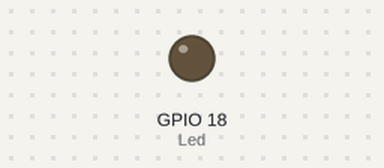
Bench run of a program on a simulated Raspberry Pi (BCM pin numbers). Parts: output pins drawn as LEDs (lit = HIGH). Dashed ring = blinking. At 5.6 s the program stops and its outputs stay as they are.

Above: at 1.2 s.
At 2.6 s:
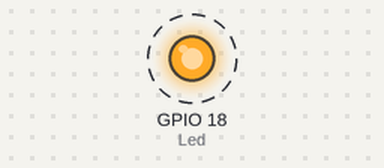
Timing chart, 0 to 3.0 s (numbered marks = the images above):
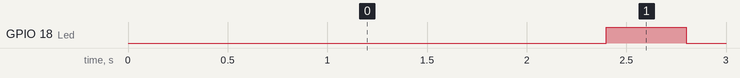

The program:

MorseSos1.py
```python
import RPi.GPIO as IoPort
import time

Led = 18

IoPort.setmode(IoPort.BCM)
IoPort.setup(Led, IoPort.OUT)

# s
IoPort.output(Led, False)
time.sleep(2.4)
IoPort.output(Led, True)
time.sleep(0.4)
IoPort.output(Led, False)
time.sleep(0.4)
IoPort.output(Led, True)
time.sleep(0.4)
IoPort.output(Led, False)
time.sleep(0.4)
IoPort.output(Led, True)
time.sleep(0.4)
IoPort.output(Led, False)
time.sleep(1.2)

# o

# s
```

Measured:
- by itself, GPIO 18 (Led): alternates HIGH for 0.40 s and LOW for 0.40 s, 6 changes in all, then stays LOW
